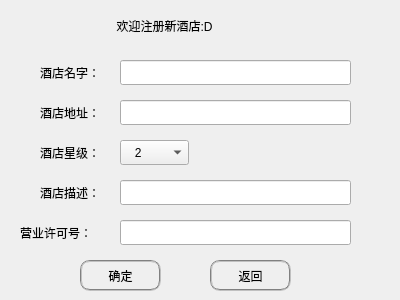
<?xml version="1.0" encoding="UTF-8"?>
<ui version="4.0">
 <class>addHotelDialog</class>
 <widget class="QDialog" name="addHotelDialog">
  <property name="geometry">
   <rect>
    <x>0</x>
    <y>0</y>
    <width>400</width>
    <height>300</height>
   </rect>
  </property>
  <property name="sizePolicy">
   <sizepolicy hsizetype="Fixed" vsizetype="Fixed">
    <horstretch>0</horstretch>
    <verstretch>0</verstretch>
   </sizepolicy>
  </property>
  <property name="minimumSize">
   <size>
    <width>400</width>
    <height>300</height>
   </size>
  </property>
  <property name="maximumSize">
   <size>
    <width>400</width>
    <height>300</height>
   </size>
  </property>
  <property name="windowTitle">
   <string>Nest</string>
  </property>
  <widget class="QLabel" name="label">
   <property name="geometry">
    <rect>
     <x>110</x>
     <y>10</y>
     <width>201</width>
     <height>31</height>
    </rect>
   </property>
   <property name="minimumSize">
    <size>
     <width>111</width>
     <height>31</height>
    </size>
   </property>
   <property name="styleSheet">
    <string notr="true">font: 14pt &quot;华文楷体&quot;;</string>
   </property>
   <property name="text">
    <string>  欢迎注册新酒店:D</string>
   </property>
  </widget>
  <widget class="QLabel" name="label_2">
   <property name="geometry">
    <rect>
     <x>40</x>
     <y>60</y>
     <width>71</width>
     <height>25</height>
    </rect>
   </property>
   <property name="styleSheet">
    <string notr="true">font: 12pt &quot;华文楷体&quot;;</string>
   </property>
   <property name="text">
    <string>酒店名字：</string>
   </property>
  </widget>
  <widget class="QLineEdit" name="lineEdit_Name">
   <property name="geometry">
    <rect>
     <x>120</x>
     <y>60</y>
     <width>231</width>
     <height>25</height>
    </rect>
   </property>
   <property name="styleSheet">
    <string notr="true">font: 12pt &quot;华文楷体&quot;;</string>
   </property>
  </widget>
  <widget class="QLabel" name="label_3">
   <property name="geometry">
    <rect>
     <x>40</x>
     <y>100</y>
     <width>71</width>
     <height>25</height>
    </rect>
   </property>
   <property name="styleSheet">
    <string notr="true">font: 12pt &quot;华文楷体&quot;;</string>
   </property>
   <property name="text">
    <string>酒店地址：</string>
   </property>
  </widget>
  <widget class="QLineEdit" name="lineEdit_Location">
   <property name="geometry">
    <rect>
     <x>120</x>
     <y>100</y>
     <width>231</width>
     <height>25</height>
    </rect>
   </property>
   <property name="styleSheet">
    <string notr="true">font: 12pt &quot;华文楷体&quot;;</string>
   </property>
  </widget>
  <widget class="QLabel" name="label_4">
   <property name="geometry">
    <rect>
     <x>40</x>
     <y>140</y>
     <width>71</width>
     <height>25</height>
    </rect>
   </property>
   <property name="styleSheet">
    <string notr="true">font: 12pt &quot;华文楷体&quot;;</string>
   </property>
   <property name="text">
    <string>酒店星级：</string>
   </property>
  </widget>
  <widget class="QComboBox" name="comboBox_star">
   <property name="geometry">
    <rect>
     <x>120</x>
     <y>140</y>
     <width>69</width>
     <height>25</height>
    </rect>
   </property>
   <property name="styleSheet">
    <string notr="true">font: 25  12pt &quot;Calibri Light&quot;;</string>
   </property>
   <item>
    <property name="text">
     <string>   2</string>
    </property>
   </item>
   <item>
    <property name="text">
     <string>   3</string>
    </property>
   </item>
   <item>
    <property name="text">
     <string>   4</string>
    </property>
   </item>
   <item>
    <property name="text">
     <string>   5</string>
    </property>
   </item>
   <item>
    <property name="text">
     <string>   6</string>
    </property>
   </item>
   <item>
    <property name="text">
     <string>   7</string>
    </property>
   </item>
  </widget>
  <widget class="QLabel" name="label_5">
   <property name="geometry">
    <rect>
     <x>40</x>
     <y>180</y>
     <width>71</width>
     <height>25</height>
    </rect>
   </property>
   <property name="styleSheet">
    <string notr="true">font: 12pt &quot;华文楷体&quot;;
</string>
   </property>
   <property name="text">
    <string>酒店描述：</string>
   </property>
  </widget>
  <widget class="QLineEdit" name="lineEdit_Feature">
   <property name="geometry">
    <rect>
     <x>120</x>
     <y>180</y>
     <width>231</width>
     <height>25</height>
    </rect>
   </property>
   <property name="styleSheet">
    <string notr="true">font: 12pt &quot;华文楷体&quot;;</string>
   </property>
  </widget>
  <widget class="QLabel" name="label_6">
   <property name="geometry">
    <rect>
     <x>20</x>
     <y>220</y>
     <width>91</width>
     <height>25</height>
    </rect>
   </property>
   <property name="styleSheet">
    <string notr="true">font: 12pt &quot;华文楷体&quot;;
</string>
   </property>
   <property name="text">
    <string>营业许可号：</string>
   </property>
  </widget>
  <widget class="QLineEdit" name="lineEdit_Id">
   <property name="geometry">
    <rect>
     <x>120</x>
     <y>220</y>
     <width>231</width>
     <height>25</height>
    </rect>
   </property>
   <property name="styleSheet">
    <string notr="true">font: 12pt &quot;华文楷体&quot;;</string>
   </property>
  </widget>
  <widget class="QPushButton" name="pushButton_regi">
   <property name="geometry">
    <rect>
     <x>80</x>
     <y>260</y>
     <width>81</width>
     <height>31</height>
    </rect>
   </property>
   <property name="styleSheet">
    <string notr="true">QPushButton
{
font: 12pt &quot;华文楷体&quot;;
color:rgb(0, 0, 0);
border:2px groove gray;border-radius:10px;padding:2px 4px
}
QPushButton:hover
{
font: 12pt &quot;华文楷体&quot;;
color:rgb(117, 117, 117);
border:2px groove gray;border-radius:10px;padding:2px 4px
}
QPushButton:pressed
{
font: 12pt &quot;华文楷体&quot;;
color:rgb(182, 182, 182)
border:2px groove gray;border-radius:10px;padding:2px 4px
}
</string>
   </property>
   <property name="text">
    <string>确定</string>
   </property>
  </widget>
  <widget class="QPushButton" name="pushButton_exit">
   <property name="geometry">
    <rect>
     <x>210</x>
     <y>260</y>
     <width>81</width>
     <height>31</height>
    </rect>
   </property>
   <property name="styleSheet">
    <string notr="true">QPushButton
{
font: 12pt &quot;华文楷体&quot;;
color:rgb(0, 0, 0);
border:2px groove gray;border-radius:10px;padding:2px 4px
}
QPushButton:hover
{
font: 12pt &quot;华文楷体&quot;;
color:rgb(117, 117, 117);
border:2px groove gray;border-radius:10px;padding:2px 4px
}
QPushButton:pressed
{
font: 12pt &quot;华文楷体&quot;;
color:rgb(182, 182, 182)
border:2px groove gray;border-radius:10px;padding:2px 4px
}
</string>
   </property>
   <property name="text">
    <string>返回</string>
   </property>
  </widget>
 </widget>
 <resources/>
 <connections/>
</ui>
